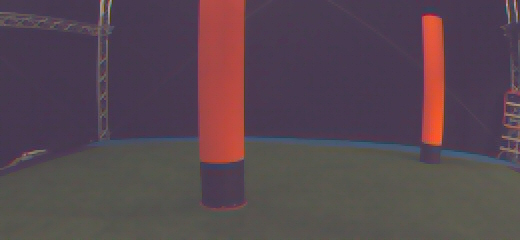
#> input picture Horizon & Colour Detect/TestCodes/fotos/test2.jpg, 520 x 240 px, found by its file name
$ python ElipssesContoursLeanne.py   (older library calls are emulated)
#> lines starting #> are read from the running program, lines starting #| are printed output that depends on the picture; after the words box and inside, x2 and y2 are one past the last pixel; in counts of white or black regions, pixels touching at a corner belong together
from __future__ import print_function
import cv2 as cv
import numpy as np
import argparse
import random as rng

rng.seed(12345)


def thresh_callback(val):
    threshold = val

    canny_output = cv.Canny(src_gray, threshold, threshold * 2)

    _, contours, _ = cv.findContours(canny_output, cv.RETR_TREE, cv.CHAIN_APPROX_SIMPLE)

    # Find the rotated rectangles and ellipses for each contour
    minRect = [None] * len(contours)
    minEllipse = [None] * len(contours)
    for i, c in enumerate(contours):
        minRect[i] = cv.minAreaRect(c)
        if c.shape[0] > 5:
            minEllipse[i] = cv.fitEllipse(c)
    # Draw contours + rotated rects + ellipses

    drawing = np.zeros((canny_output.shape[0], canny_output.shape[1], 3), dtype=np.uint8)

    for i, c in enumerate(contours):
        color = (rng.randint(0, 256), rng.randint(0, 256), rng.randint(0, 256))
        # contour
        cv.drawContours(drawing, contours, i, color)
        # ellipse
        if c.shape[0] > 5:
            cv.ellipse(drawing, minEllipse[i], color, 2)
        # rotated rectangle
        box = cv.boxPoints(minRect[i])
        box = np.intp(box)  # np.intp: Integer used for indexing (same as C ssize_t; normally either int32 or int64)
        cv.drawContours(drawing, [box], 0, color)

    cv.imshow('Contours', drawing)


parser = argparse.ArgumentParser(
    description='Code for Creating Bounding rotated boxes and ellipses for contours tutorial.')
parser.add_argument('--input', help='Path to input image.', default='test2.jpg')
args = parser.parse_args()
src = cv.imread(args.input)
#> src is the input picture: shape (240, 520, 3); mean B, G, R 79.5, 70.8, 87.5
if src is None:
    print('Could not open or find the image:', args.input)
    exit(0)
# Convert image to gray and blur it
src_gray = cv.cvtColor(src, cv.COLOR_BGR2GRAY)
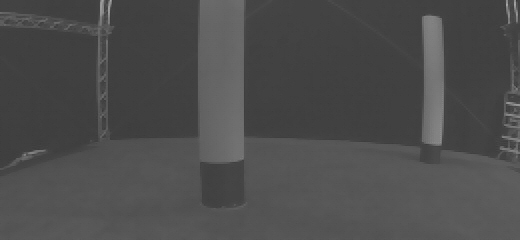
#> src_gray: shape (240, 520); min 51, max 168, mean 76.8
src_gray = cv.blur(src_gray, (3, 3))
source_window = 'Source'
cv.namedWindow(source_window)
cv.imshow(source_window, src)
max_thresh = 255
thresh = 100  # initial threshold
cv.createTrackbar('Canny Thresh:', source_window, thresh, max_thresh, thresh_callback)
thresh_callback(thresh)
#> in thresh_callback, `canny_output = cv.Canny(src_gray, threshold, threshold * 2)`:
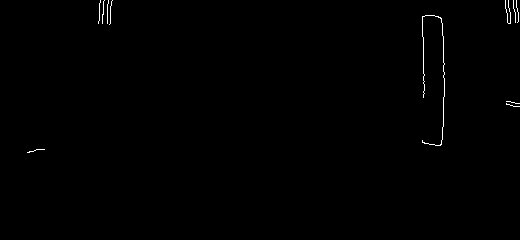
#> canny_output: shape (240, 520); 0.4% white in thin lines or dots, all inside (x1, y1, x2, y2) = (27, 0, 520, 153)
#> in thresh_callback, `_, contours, _ = cv.findContours(canny_output, cv.RETR_TREE, cv.CHAIN_..`: contours = 11 contours, all with area under 20
#> in thresh_callback, `minRect = [None] * len(contours)`: minRect = 11 items
#> the loop in thresh_callback, `for i, c in enumerate(contours):` made 11 passes
#> the loop in thresh_callback, `for i, c in enumerate(contours):` made 11 passes
#> (color, box) on passes 1 to 10: ((213, 5, 152), [[27, 152], [26, 150], [43, 147], [43, 148]]), ((188, 99, 138), [[518, 107], [505, 104], [505, 103], [518, 106]]), ((223, 82, 191), [[518, 103], [506, 100], [506, 100], [519, 102]]), ((63, 221, 133), [[444, 145], [422, 145], [422, 15], [444, 15]]), ((89, 95, 181), [[517, 21], [515, 0], [517, 0], [518, 21]]), ((46, 211, 85), [[514, 21], [511, 0], [513, 0], [516, 21]]), ((75, 105, 39), [[507, 23], [503, 0], [508, 0], [511, 22]]), ((97, 174, 164), [[109, 24], [108, 23], [110, 0], [112, 0]]), ((12, 234, 173), [[107, 23], [106, 22], [107, 0], [108, 0]]), ((13, 212, 1), [[102, 23], [101, 22], [103, 0], [104, 0]])
#> after the loop in thresh_callback, `for i, c in enumerate(contours):`:
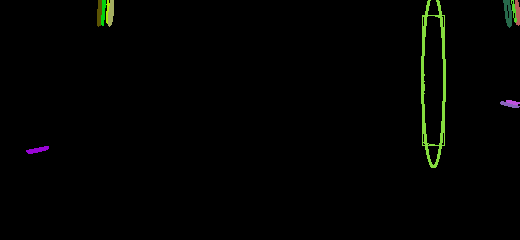
#> drawing: shape (240, 520, 3); mean of channels 0, 1, 2 1.2, 3, 2.1; drawn as B, G, R
cv.waitKey()

$ run again, with Horizon & Colour Detect/TestCodes/fotos/78944762.jpg copied over Horizon & Colour Detect/TestCodes/fotos/test2.jpg
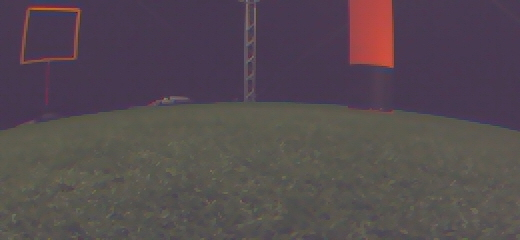
#> input picture Horizon & Colour Detect/TestCodes/fotos/78944762.jpg, 520 x 240 px, found by its file name
#> src is the input picture: shape (240, 520, 3); mean B, G, R 79.9, 74.4, 84.9
#> `src_gray = cv.cvtColor(src, cv.COLOR_BGR2GRAY)`:
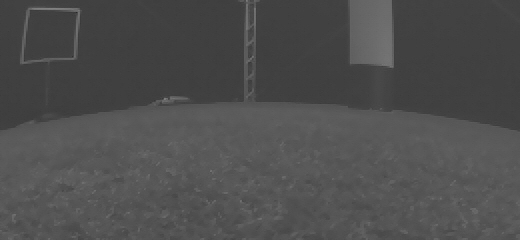
#> src_gray: shape (240, 520); min 39, max 130, mean 78.2
#> canny_output: shape (240, 520); every value is 0
#> contours = []
